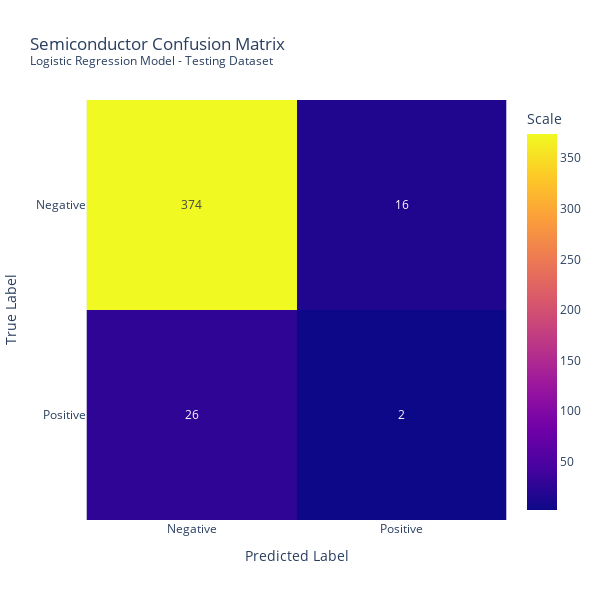

Notebook source saved alongside this figure:
### Code cell
# Create confusion matrix - Testing dataset
predictions = model_LR.predict(X_test)
print(classification_report(y_test, predictions))

cm_test = confusion_matrix(y_test, predictions)

## PLOTLY
fig = px.imshow(cm_test, 
          title="Semiconductor Confusion Matrix <br><sup>Logistic Regression Model - Testing Dataset</sup>", 
          text_auto=True, 
          labels=dict(x="Predicted Label", y="True Label", color="Scale"),
          x=['Negative', 'Positive'],
          y=['Negative', 'Positive'])
fig.update_layout(
    autosize=False,
    width=600,
    height=600
)
fig.show()

### Figure 1 — Plotly figure (JSON) as saved in the notebook; plotly's stock layout.template omitted (floating-point values rounded to 4 significant figures)
{"data": [{"coloraxis": "coloraxis", "hovertemplate": "Predicted Label: %{x}<br>True Label: %{y}<br>Scale: %{z}<extra></extra>", "name": "0", "texttemplate": "%{z}", "type": "heatmap", "x": ["Negative", "Positive"], "xaxis": "x", "y": ["Negative", "Positive"], "yaxis": "y", "z": [[374, 16], [26, 2]]}], "layout": {"autosize": false, "coloraxis": {"colorbar": {"title": {"text": "Scale"}}, "colorscale": [[0, "#0d0887"], [0.1111, "#46039f"], [0.2222, "#7201a8"], [0.3333, "#9c179e"], [0.4444, "#bd3786"], [0.5556, "#d8576b"], [0.6667, "#ed7953"], [0.7778, "#fb9f3a"], [0.8889, "#fdca26"], [1, "#f0f921"]]}, "height": 600, "title": {"text": "Semiconductor Confusion Matrix <br><sup>Logistic Regression Model - Testing Dataset</sup>"}, "width": 600, "xaxis": {"anchor": "y", "constrain": "domain", "domain": [0, 1], "scaleanchor": "y", "title": {"text": "Predicted Label"}}, "yaxis": {"anchor": "x", "autorange": "reversed", "constrain": "domain", "domain": [0, 1], "title": {"text": "True Label"}}}}
